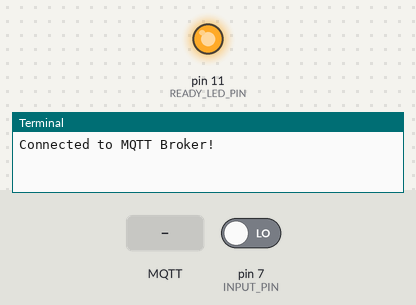
Recording of a program running on a simulated Raspberry Pi (header pin numbers). On the bench: output pins drawn as LEDs (lit = HIGH), the last lines printed to the terminal. The inputs (shaded band) are chosen by the test bench; at power-on: pin 7 (INPUT_PIN) LOW. No MQTT or app messages arrive unless stated.

Above: at 1.3 s.
1.4 s: pin 7 (INPUT_PIN) driven HIGH
2.9 s: MQTT message "device/main" arrives on the first subscribed topic
At 4.2 s:
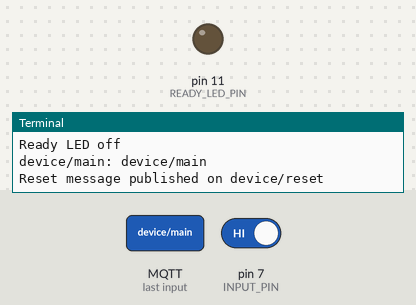
5.0 s: MQTT message "1" arrives on the first subscribed topic
At 7.9 s:
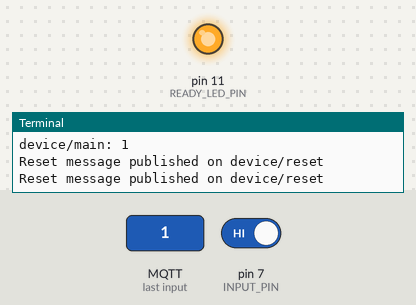
8.0 s: MQTT message "0" arrives on the first subscribed topic
At 10.2 s:
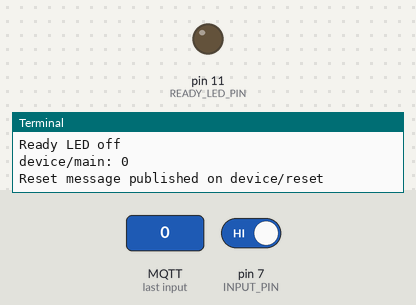
Timing chart, 0 to 12.0 s (numbered marks = the images above; inputs shaded):
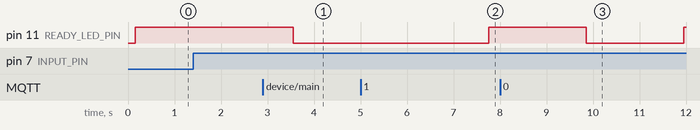

The program:

publisher.py
```python
#!/usr/bin/python3.11

import time
from datetime import datetime

import paho.mqtt.client as mqtt
import RPi.GPIO as GPIO

# Log process startup (for debugging)
# with open("/home/admin/Desktop/timelog.txt", "a") as f:
#   _datetime = str(datetime.now())
#   f.write(f"Publisher process started at {_datetime}\n")

SERVER_STATE = True

# Setup GPIO pins
GPIO.setmode(GPIO.BOARD)  # Using Board GPIO numbering
INPUT_PIN = 7
READY_LED_PIN = 11
GPIO.setup(INPUT_PIN, GPIO.IN)  # Set our INPUT_PIN as an input pin
GPIO.setup(READY_LED_PIN, GPIO.OUT)  # Set our READY_LED_PIN as an output pin


# Define on_connect event Handler
def on_connect(mosq, obj, rc, d):
    print("Connected to MQTT Broker!")


# Define on_publish event Handler
def on_publish(client, userdata, mid):
    print("Reset message published on device/reset")


def on_message(client, userdata, msg):
    if msg.topic == "device/main":
        global SERVER_STATE
        SERVER_STATE = False
        print("Ready LED off")
    payload = msg.payload.decode()
    print(f"{msg.topic}: {payload}")


# Setup MQTT client
MQTT_HOST = "10.42.0.1"
MQTT_PORT = 1883
MQTT_KEEPALIVE_INTERVAL = 5
MQTT_TOPIC = "device/reset"
MQTT_MSG = "1"

# Initiate MQTT Client
mqttc = mqtt.Client()

# Register Event Handlers
mqttc.on_publish = on_publish
mqttc.on_connect = on_connect
mqttc.on_message = on_message

# Connect with MQTT Broker
mqttc.connect(MQTT_HOST, MQTT_PORT, MQTT_KEEPALIVE_INTERVAL)

mqttc.subscribe("device/main")

mqttc.loop_start()

while True:
    # Check the server state and toggle the ready led accordingly
    if SERVER_STATE == True:
        GPIO.output(READY_LED_PIN, True)
    else:
        GPIO.output(READY_LED_PIN, False)

    # Check if button is pressed on the board
    if GPIO.input(INPUT_PIN) == True:
        # If pressed, publish reset message to MQTT Topic
        mqttc.publish(MQTT_TOPIC, MQTT_MSG)

        # Toggle server state variable
        SERVER_STATE = True

        time.sleep(2)

    time.sleep(0.1)

# Disconnect from MQTT_Broker
mqttc.loop_stop()
```

Measured:
- after the input at 2.9 s, pin 11 (READY_LED_PIN): HIGH → LOW after 0.65 s
- after the input at 5.0 s, pin 11 (READY_LED_PIN): LOW → HIGH after 2.8 s instead of 0.65 s
- after the input at 8.0 s, pin 11 (READY_LED_PIN): HIGH → LOW after 1.9 s, → HIGH 2.1 s later
